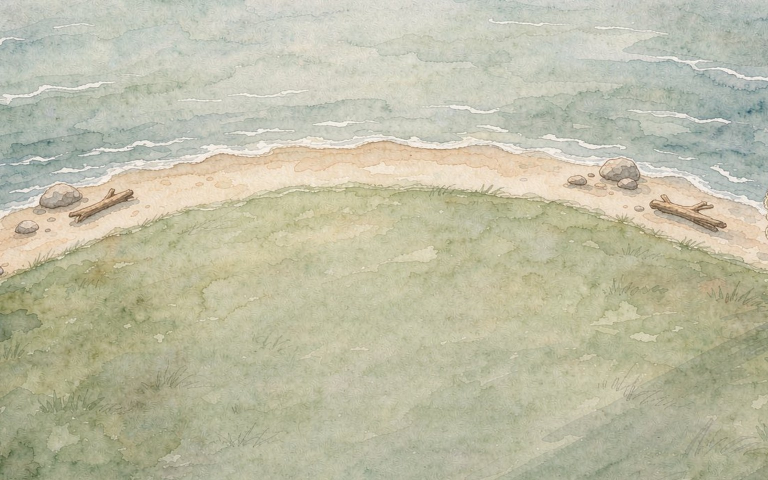
#> input picture assets/scenes/web/scene-sunny-wide.jpg, 1536 x 960 px (shown at 1/2 size)
$ python add-path.py ../assets/scenes/web/scene-sunny.jpg
#> lines starting #> are read from the running program, lines starting #| are printed output that depends on the picture
# -*- coding: utf-8 -*-
"""把原图左下角那条石子路贴回 16:9 背景上。

背景用的 scene-*-wide.jpg 是原图 crop(160,40,1360,715) 放大 1.28 倍的结果，
底边正好切在 y=715，而石子路在 y=720 以下 —— 整条被切掉了。
这里把原图的石子路连同周围草一起搬回来，贴在左下角，边缘羽化。

雨的雨丝、夜的暖蓝调是叠在 sunny 底图上的，所以贴之前先把补丁按
「sunny → 该天气」的整体线性映射调过去，不会一块亮一块暗。

跑法：
    python tools/add-path.py            # 只出预览 _preview/bg-path-{sunny,rainy,night}.jpg
    python tools/add-path.py --write    # 同时写 assets/scenes/web/scene-*-path.jpg
"""
import os
import sys

import numpy as np
from PIL import Image, ImageFilter

BASE = os.path.dirname(os.path.dirname(os.path.abspath(__file__)))
WEB = os.path.join(BASE, 'assets/scenes/web')
OUT = os.path.join(BASE, '_preview')

# 原图里石子路所在的那块（上边带一点草，左边顶到画布边缘）
SRC_BOX = (0, 655, 470, 1024)
ZOOM = 1.28

WEATHER = ['sunny', 'rainy', 'night']


def patch_from_original():
    return Image.open(os.path.join(WEB, 'scene-sunny.jpg')).convert('RGB').crop(SRC_BOX)


def feather_mask(size, top=150, right=190):
    """只有上边和右边要淡出：左边和下边就是画布边界。"""
    w, h = size
    m = np.ones((h, w), dtype=np.float32)
    if top:
        m[:top, :] *= np.clip(np.linspace(0, 1, top), 0, 1)[:, None]
    if right:
        m[:, w - right:] *= np.clip(np.linspace(1, 0, right), 0, 1)[None, :]
    return Image.fromarray((m * 255).astype(np.uint8), 'L').filter(ImageFilter.GaussianBlur(6))


def fit_map(src, dst):
    """逐通道最小二乘拟合 src→dst 的线性映射 (a, b)。"""
    a = np.asarray(src.resize((160, 100), Image.LANCZOS), dtype=np.float32).reshape(-1, 3)
    b = np.asarray(dst.resize((160, 100), Image.LANCZOS), dtype=np.float32).reshape(-1, 3)
    out = []
    for c in range(3):
        x, y = a[:, c], b[:, c]
        A = np.vstack([x, np.ones_like(x)]).T
        (ka, kb), *_ = np.linalg.lstsq(A, y, rcond=None)
        out.append((float(ka), float(kb)))
    return out


def apply_map(im, maps):
    a = np.asarray(im, dtype=np.float32)
    for c, (k, b) in enumerate(maps):
        a[:, :, c] = a[:, :, c] * k + b
    return Image.fromarray(np.clip(a, 0, 255).astype(np.uint8), 'RGB')


def grass_pixels(im):
    a = np.asarray(im, dtype=np.float32).reshape(-1, 3)
    l = a.mean(axis=1)
    return a[(l > 60) & (l < 225)]


def match_grass(patch, region, maps=None, chroma=True):
    """把补丁的草压到目标区域上：先按天气调色，再对齐明度和彩度。"""
    if maps:
        patch = apply_map(patch, maps)
    a = np.asarray(patch, dtype=np.float32)
    sa, sr = grass_pixels(patch), grass_pixels(region)
    if len(sa) > 50 and len(sr) > 50:
        k = float(np.clip(sr.mean() / max(1e-3, sa.mean()), 0.55, 1.45))
        d = sr.mean(axis=0) - sa.mean(axis=0) * k
        a = a * k + d * 0.6
        print('  grass x%.3f' % k)

        if chroma:
            # 彩度（max-min）也一起对：夜里草地本来就发灰，补丁不压下去会"发绿"
            cs = float(np.clip((sr.max(axis=1) - sr.min(axis=1)).mean() /
                               max(1e-3, (sa.max(axis=1) - sa.min(axis=1)).mean()), 0.35, 1.3))
            lum = a.mean(axis=2, keepdims=True)
            a = lum + (a - lum) * cs
            print('  chroma x%.3f' % cs)
    return Image.fromarray(np.clip(a, 0, 255).astype(np.uint8), 'RGB')


def build(weather, sunny_ref):
    bg = Image.open(os.path.join(WEB, 'scene-%s-wide.jpg' % weather)).convert('RGB')
    W, H = bg.size
    p = patch_from_original()
    p = p.resize((round(p.width * ZOOM), round(p.height * ZOOM)), Image.LANCZOS)

    x, y = 0, H - p.height
    region = bg.crop((x, y, x + p.width, H))
    maps = None
    if weather != 'sunny':
        # 用同一块位置上的「晴 → 该天气」变换，比全图拟合准得多：
        # 雨丝、夜景的冷暖都只作用在这一带的草地上
        maps = fit_map(sunny_ref.crop((x, y, x + p.width, H)), region)
        print('  map', [tuple(round(v, 3) for v in m) for m in maps])
        p = apply_map(p, maps)
        p = match_grass(p, region, None, chroma=False)
    else:
        p = match_grass(p, region, None)

    bg.paste(Image.composite(p, region, feather_mask(p.size)), (x, y))
    return bg


def main():
    os.makedirs(OUT, exist_ok=True)
    writing = '--write' in sys.argv
    sunny_ref = Image.open(os.path.join(WEB, 'scene-sunny-wide.jpg')).convert('RGB')
#> sunny_ref is the input picture: PIL image 1536x960 RGB; mean R, G, B 190.1, 189.3, 165.8
    for w in WEATHER:
        print(w)
        img = build(w, sunny_ref)
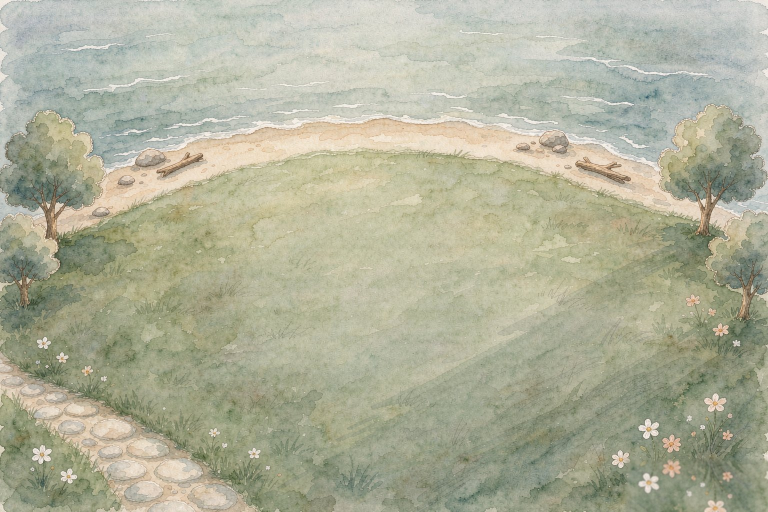
#> input picture assets/scenes/web/scene-sunny.jpg, 1536 x 1024 px (shown at 1/2 size)
#> in patch_from_original, `return Image.open(os.path.join(WEB, 'scene-sunny.jpg')).convert('RGB')..`:
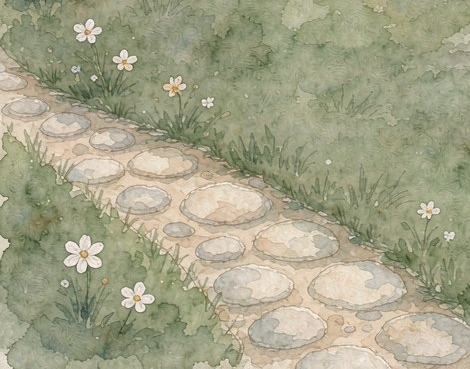
#> returned value: PIL image 470x369 RGB; mean R, G, B 165.1, 163.8, 136.9
#> in build, `region = bg.crop((x, y, x + p.width, H))`:
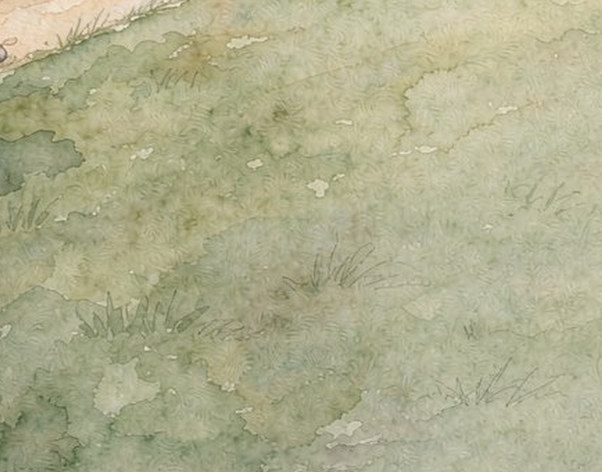
#> region: PIL image 602x472 RGB; mean R, G, B 175.1, 174.8, 142.1
#> in match_grass, `k = float(np.clip(sr.mean() / max(1e-3, sa.mean()), 0.55, 1.45))`: k = 1.06
#> in match_grass, `d = sr.mean(axis=0) - sa.mean(axis=0) * k`: d = [0.716, 1.7, -2.42]
#> in match_grass, `a = a * k + d * 0.6`:
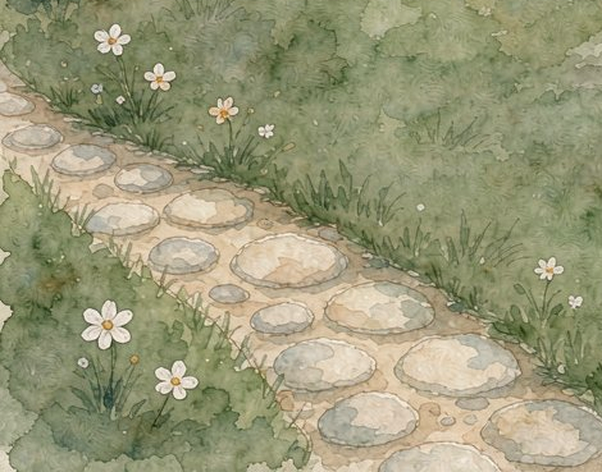
#> a: shape (472, 602, 3) float32; mean R, G, B 175.3, 174.6, 143.7; drawn with min black and max white
#|   grass x1.060
#> in match_grass, `cs = float(np.clip((sr.max(axis=1) - sr.min(axis=1)).mean() / max(1e-3..`: cs = 1.1
#> in match_grass, `lum = a.mean(axis=2, keepdims=True)`:
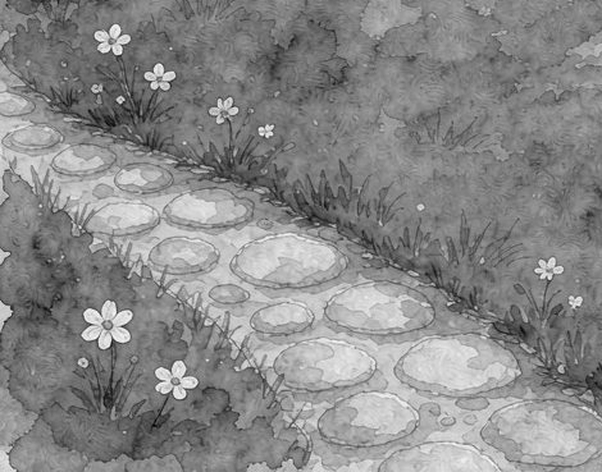
#> lum: shape (472, 602, 1) float32; min 46.98, max 264.9, mean 164.5; drawn with min black and max white
#|   chroma x1.096
#> in match_grass, `return Image.fromarray(np.clip(a, 0, 255).astype(np.uint8), 'RGB')`:
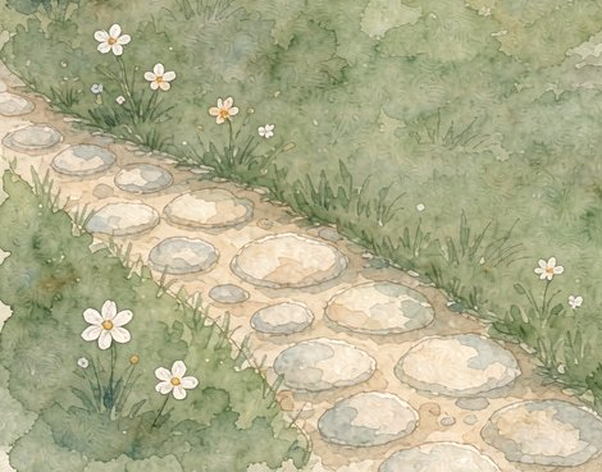
#> returned value: PIL image 602x472 RGB; mean R, G, B 175.8, 175, 141.2
#> in build, `bg.paste(Image.composite(p, region, feather_mask(p.size)), (x, y))`:
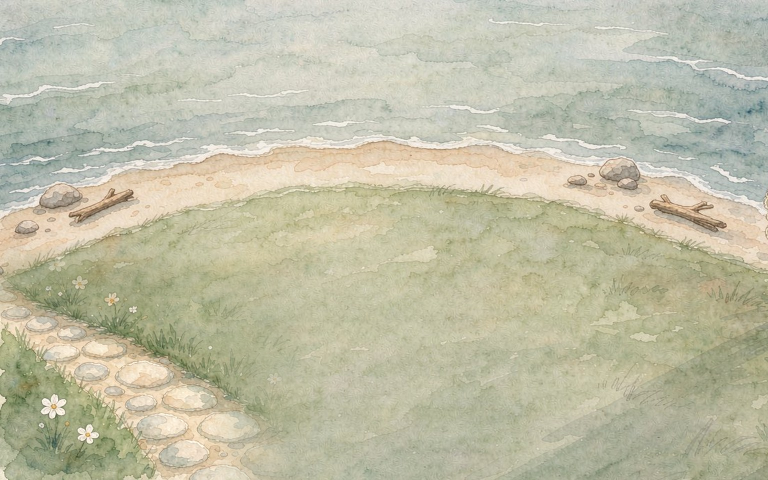
#> bg: PIL image 1536x960 RGB (shown at 1/2 size); mean R, G, B 191.5, 190.3, 166.8
        if writing:
            dst = os.path.join(WEB, 'scene-%s-path.jpg' % w)
            img.save(dst, quality=90, optimize=True)
            print('  saved', dst)
        else:
            p = os.path.join(OUT, 'bg-path-%s.jpg' % w)
            img.save(p, quality=92)
            print('  saved', p)


if __name__ == '__main__':
#> (the run stopped early here; a loop or call above may not have finished)
